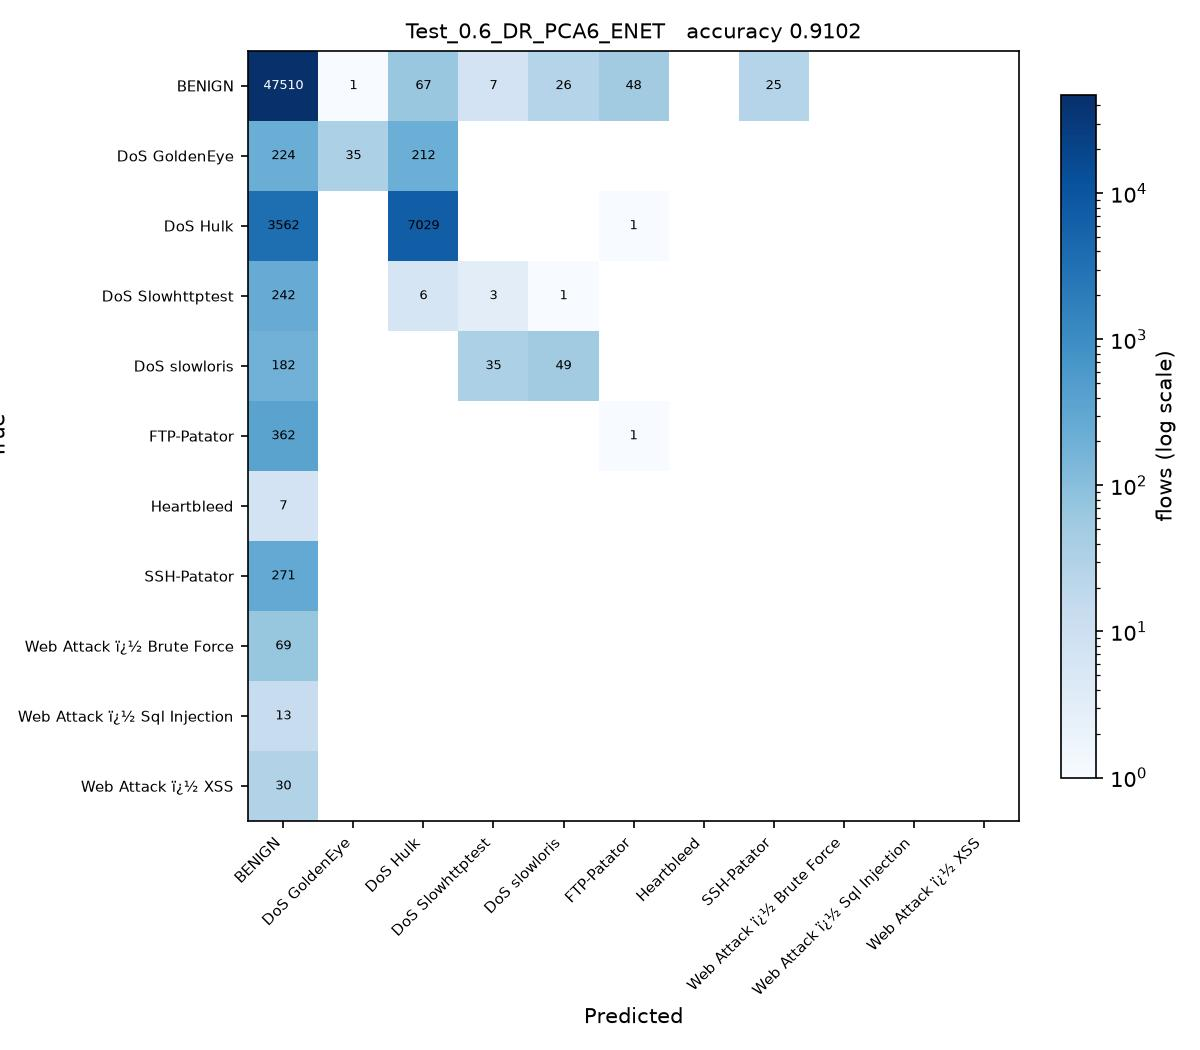

Reproduce this figure in Python.
# Test_0.6_DR_PCA6_ENET.py
#
# Test size 0.6  |  PCA, 6 components  |  Elastic Net -> SGDClassifier(penalty='elasticnet') (sheet #5)
#
# This is SGDC_60_40.py with the changes marked CHANGE below and nothing else.
#
# Sheet entry 5 is ElasticNet(alpha=0.1, l1_ratio=0.5), a regressor. The
# elasticnet penalty and l1_ratio=0.5 are carried over exactly; alpha is left
# at the SGDClassifier default for the same reason as entry 4.

import os
from pathlib import Path

# CHANGE 1: run from the project folder, so the CSV names below resolve, and
# read them as latin-1. The Web Attack labels contain byte 0x96, which the
# default utf-8 decoder rejects with UnicodeDecodeError.
os.chdir(Path(__file__).resolve().parent.parent)
import numpy as np
import pandas as pd

df1 = pd.read_csv(r'C:\Users\Karthika\OneDrive\Desktop\ACN_PCA_75_Runs\Scripts\Tuesday-WorkingHours.pcap_ISCX (1).csv', low_memory=True, encoding='latin-1')
df2 = pd.read_csv(r'C:\Users\Karthika\OneDrive\Desktop\ACN_PCA_75_Runs\Scripts\Wednesday-workingHours.pcap_ISCX.csv', low_memory=True, encoding='latin-1')
df3 = pd.read_csv(r'C:\Users\Karthika\OneDrive\Desktop\ACN_PCA_75_Runs\Scripts\Thursday-WorkingHours-Morning-WebAttacks.pcap_ISCX.csv', low_memory=True, encoding='latin-1')

dataset = pd.concat([df1, df2, df3], ignore_index=True)

dataset.columns = dataset.columns.str.strip()

# CHANGE 2: a stratified sample of 100000 flows, the same for every run.
# The full three captures hold about 1.3 million flows, which makes 75 runs
# impractical. At least 50 flows of every class are kept.
label = dataset.columns[-1]
dataset = pd.concat(
    [g.sample(n=min(len(g), max(50, round(100000 * len(g) / len(dataset)))), random_state=0)
     for _, g in dataset.groupby(label)],
    ignore_index=True
)

X = dataset.iloc[:, :-1]
y = dataset.iloc[:, -1]

X = X.apply(pd.to_numeric, errors='coerce')

X.replace([np.inf, -np.inf], np.nan, inplace=True)

from sklearn.impute import SimpleImputer

imputer = SimpleImputer(missing_values=np.nan, strategy='mean')
X = imputer.fit_transform(X)

from sklearn.preprocessing import LabelEncoder

labelencoder_y = LabelEncoder()
y = labelencoder_y.fit_transform(y)

from sklearn.model_selection import train_test_split

X_train, X_test, y_train, y_test = train_test_split(
    X,
    y,
    test_size=0.6,   # CHANGE 3: test size
    random_state=0,
    stratify=y
)

# CHANGE 4: PCA, from PCA_LDA_KErnel_PCA_CODE.pdf (fitted on training data only).
# PCA follows the directions of largest variance, so the features have to be on
# a common scale first, otherwise the components just track whichever column has
# the biggest units. The scaler is fitted on the training split only.
from sklearn.preprocessing import StandardScaler
from sklearn.decomposition import PCA

scaler = StandardScaler()
X_train = scaler.fit_transform(X_train)
X_test = scaler.transform(X_test)

pca = PCA(n_components=6)
X_train = pca.fit_transform(X_train)          # no labels: PCA is unsupervised
X_test = pca.transform(X_test)
print("\nVariance explained by 6 components : {:.4f}".format(pca.explained_variance_ratio_.sum()))

# CHANGE 5: Elastic Net -> SGDClassifier(penalty='elasticnet') (sheet #5) in place of SGDClassifier
from sklearn.linear_model import SGDClassifier

classifier = SGDClassifier(
    loss='hinge',
    penalty='elasticnet',
    l1_ratio=0.5,
    alpha=0.0001,
    max_iter=1000,
    tol=1e-3,
    random_state=0
)

classifier.fit(X_train, y_train)

y_pred = classifier.predict(X_test) 

from sklearn.metrics import confusion_matrix
from sklearn.metrics import accuracy_score
from sklearn.metrics import precision_score
from sklearn.metrics import recall_score
from sklearn.metrics import f1_score
from sklearn.metrics import classification_report

cm = confusion_matrix(y_test, y_pred)

print("Confusion Matrix:\n")
print(cm)

print("\nAccuracy : {:.4f}".format(accuracy_score(y_test, y_pred)))
print("\nPrecision : {:.4f}".format(precision_score(y_test, y_pred, average='weighted')))
print("\nRecall : {:.4f}".format(recall_score(y_test, y_pred, average='weighted')))
print("\nF1 Score : {:.4f}".format(f1_score(y_test, y_pred, average='weighted')))

print("\nClassification Report:\n")
print(classification_report(y_test, y_pred))
# CHANGE 6: save the confusion matrix as Test_0.6_DR_PCA6_ENET.jpg and record the result
import matplotlib
matplotlib.use('Agg')
import matplotlib.pyplot as plt
from matplotlib.colors import LogNorm

here = Path(__file__).resolve().parent
names = [str(c) for c in labelencoder_y.classes_]
fig, ax = plt.subplots(figsize=(8, 7))
im = ax.imshow(cm, cmap='Blues', norm=LogNorm(vmin=1))
ax.set_xticks(range(len(names)), names, rotation=45, ha='right', fontsize=7)
ax.set_yticks(range(len(names)), names, fontsize=7)
ax.set_xlabel('Predicted')
ax.set_ylabel('True')
ax.set_title('Test_0.6_DR_PCA6_ENET   accuracy {:.4f}'.format(accuracy_score(y_test, y_pred)), fontsize=10)
for i in range(cm.shape[0]):
    for j in range(cm.shape[1]):
        if cm[i, j]:
            ax.text(j, i, cm[i, j], ha='center', va='center', fontsize=6,
                    color='white' if cm[i, j] > cm.max() / 3 else 'black')
fig.colorbar(im, ax=ax, fraction=0.04, label='flows (log scale)')
fig.tight_layout()
fig.savefig(here / 'Test_0.6_DR_PCA6_ENET.jpg', dpi=150)
plt.close(fig)

row = pd.DataFrame([{
    'Test': 0.6, 'DR': 'PCA6', 'Clas': 'ENET',
    'Acc': round(accuracy_score(y_test, y_pred), 4),
    'Pre': round(precision_score(y_test, y_pred, average='weighted', zero_division=0), 4),
    'Rec': round(recall_score(y_test, y_pred, average='weighted', zero_division=0), 4),
    'F1': round(f1_score(y_test, y_pred, average='weighted', zero_division=0), 4),
    'script': 'Test_0.6_DR_PCA6_ENET',
}])
out = here.parent / 'results' / '75_runs.csv'
out.parent.mkdir(exist_ok=True)
if out.exists():
    old = pd.read_csv(out)
    row = pd.concat([old[old['script'] != 'Test_0.6_DR_PCA6_ENET'], row], ignore_index=True)
row.to_csv(out, index=False)
